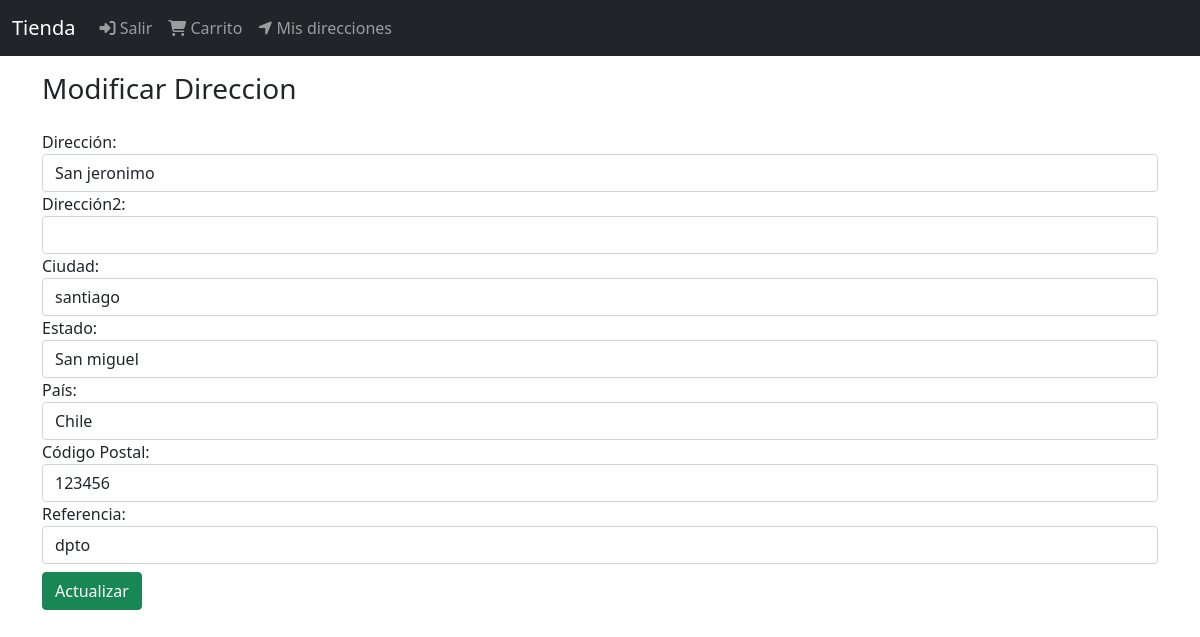
The app's page /direcciones/editar/1 (signed in) with its own data.
### DirEnvio/models.py (models this page shows, shortened)
class DireccionEnvio(models.Model):
    user = models.ForeignKey(User,null=False,blank=False, on_delete=models.CASCADE)
    line1= models.CharField(max_length=300)
    line2= models.CharField(max_length=300,blank=True)
    city= models.CharField(max_length=100)
    state= models.CharField(max_length=100)
    country= models.CharField(max_length=50)
    reference= models.CharField(max_length=300)
    postal_code= models.CharField(max_length=10,null=False,blank=False)
    default= models.BooleanField(default=False)
    created_at= models.DateTimeField(auto_now_add=True)

### DirEnvio/views.py (the view, shortened to what this page needs)
# urls.py: path('editar/<int:pk>', views.ActualizarDireccionEnvio.as_view(), name='update_direccion_envio'),
class ActualizarDireccionEnvio(LoginRequiredMixin,SuccessMessageMixin,UpdateView):
    login_url='login'
    model = DireccionEnvio
    form_class = DireccionEnvioForm
    template_name = 'direccion_envios/actualizar.html'
    success_message = 'Direccion actualizada correctamente'

### DirEnvio/templates/direccion_envios/actualizar.html
{% extends "base.html"%}
{%block content%}
<div class="col">
    <div class="h3">
        Modificar Direccion
    </div>
    <div>
        {% include "direccion_envios/snippets/form.html" with messages='Actualizar'%}
    </div>
</div>
{%endblock%}

### DirEnvio/templates/direccion_envios/snippets/form.html (shortened to what this page needs)
<div class="mt-4">
    <form method="post">
        {% for field in form %}
        <div class="form-group">
            {{ field.label_tag }}
            {{ field }}
        </div>
        {%endfor%}
        <button class="btn btn-success mt-2" type="submit">{{messages}}</button>
    </form>
</div>

### records on screen
DireccionEnvio: form "San jeronimo" "santiago" "San miguel" "Chile" "123456" "dpto"

### other values on screen
{{ field.label_tag }} "Dirección:" "Dirección2:" "Ciudad:" "Estado:" "País:" "Código Postal:" "Referencia:"
{{ messages }} "Actualizar"
